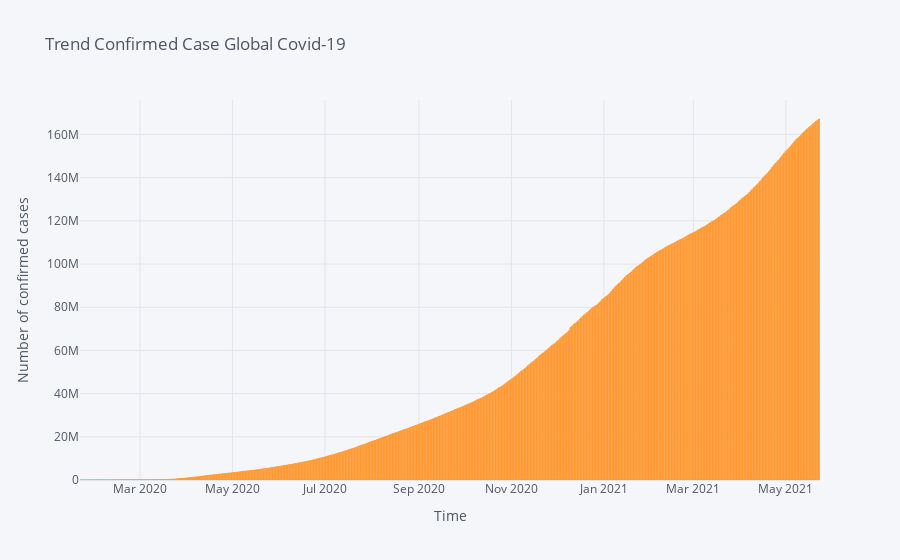

Source (notebook cell):
### Markdown cell above
### **Time span from confirmed COVID-19 cases**

### Code cell
dataGroup.iplot(kind = "bar", y = "Confirmed", title = "Trend Confirmed Case Global Covid-19",
                      xTitle = "Time", yTitle = 'Number of confirmed cases')

### Figure 1 — Plotly figure (JSON) as saved in the notebook; plotly's stock layout.template omitted (floating-point values rounded to 4 significant figures; data arrays with more than 128 entries replaced by an {"elided": "..."} marker saying what was removed)
{"data": [{"name": "Confirmed", "text": "", "y": {"elided": "488 int values"}, "marker": {"color": "rgba(255, 153, 51, 0.6)", "line": {"color": "rgba(255, 153, 51, 1.0)", "width": 1}}, "x": {"elided": "488 str values"}, "type": "bar", "orientation": "v"}], "layout": {"title": {"text": "Trend Confirmed Case Global Covid-19", "font": {"color": "#4D5663"}}, "paper_bgcolor": "#F5F6F9", "plot_bgcolor": "#F5F6F9", "yaxis": {"tickfont": {"color": "#4D5663"}, "zerolinecolor": "#E1E5ED", "title": {"text": "Number of confirmed cases", "font": {"color": "#4D5663"}}, "gridcolor": "#E1E5ED", "showgrid": true}, "xaxis": {"tickfont": {"color": "#4D5663"}, "zerolinecolor": "#E1E5ED", "title": {"text": "Time", "font": {"color": "#4D5663"}}, "gridcolor": "#E1E5ED", "showgrid": true}, "legend": {"bgcolor": "#F5F6F9", "font": {"color": "#4D5663"}}}}
